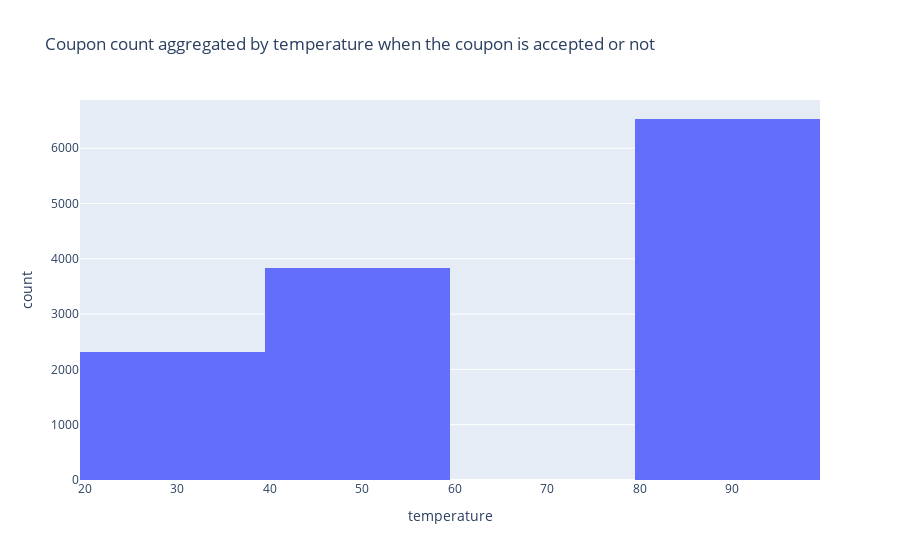

Source (notebook cell):
### Markdown cell above
6. Use a histogram to visualize the temperature column.

### Code cell
# Generate histogram
px.histogram(data, x='temperature', title="Coupon count aggregated by temperature when the coupon is accepted or not")

### Figure 1 — Plotly figure (JSON) as saved in the notebook; plotly's stock layout.template omitted (floating-point values rounded to 4 significant figures; data arrays with more than 128 entries replaced by an {"elided": "..."} marker saying what was removed)
{"data": [{"alignmentgroup": "True", "bingroup": "x", "hovertemplate": "temperature=%{x}<br>count=%{y}<extra></extra>", "legendgroup": "", "marker": {"color": "#636efa", "pattern": {"shape": ""}}, "name": "", "offsetgroup": "", "orientation": "v", "showlegend": false, "type": "histogram", "x": {"elided": "12684 int values"}, "xaxis": "x", "yaxis": "y"}], "layout": {"barmode": "relative", "legend": {"tracegroupgap": 0}, "title": {"text": "Coupon count aggregated by temperature when the coupon is accepted or not"}, "xaxis": {"anchor": "y", "domain": [0, 1], "title": {"text": "temperature"}}, "yaxis": {"anchor": "x", "domain": [0, 1], "title": {"text": "count"}}}}
